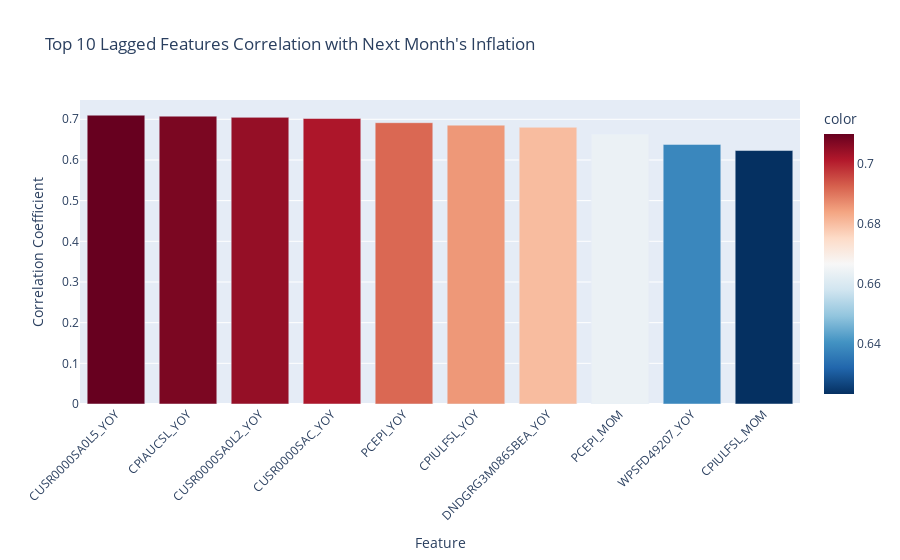

Notebook code cell kept with this figure:
### Code cell
import plotly.express as px

# Get top 10 features
top10_features = corr_df.head(10)["feature"].to_list()
top10_corrs = corr_df.head(10)["correlation"].to_list()

# Create bar chart
fig = px.bar(
    x=top10_features, 
    y=top10_corrs,
    title="Top 10 Lagged Features Correlation with Next Month's Inflation",
    labels={'x': 'Feature', 'y': 'Correlation Coefficient'},
    color=top10_corrs,
    color_continuous_scale=px.colors.diverging.RdBu_r
)

fig.update_layout(xaxis_tickangle=-45)
fig.show()

### Figure 1 — Plotly figure (JSON) as saved in the notebook; plotly's stock layout.template omitted (floating-point values rounded to 4 significant figures)
{"data": [{"alignmentgroup": "True", "hovertemplate": "Feature=%{x}<br>Correlation Coefficient=%{y}<br>color=%{marker.color}<extra></extra>", "legendgroup": "", "marker": {"color": [0.7101, 0.7077, 0.7048, 0.702, 0.6917, 0.6857, 0.6804, 0.6639, 0.6382, 0.6232], "coloraxis": "coloraxis", "pattern": {"shape": ""}}, "name": "", "offsetgroup": "", "orientation": "v", "showlegend": false, "textposition": "auto", "type": "bar", "x": ["CUSR0000SA0L5_YOY", "CPIAUCSL_YOY", "CUSR0000SA0L2_YOY", "CUSR0000SAC_YOY", "PCEPI_YOY", "CPIULFSL_YOY", "DNDGRG3M086SBEA_YOY", "PCEPI_MOM", "WPSFD49207_YOY", "CPIULFSL_MOM"], "xaxis": "x", "y": [0.7101, 0.7077, 0.7048, 0.702, 0.6917, 0.6857, 0.6804, 0.6639, 0.6382, 0.6232], "yaxis": "y"}], "layout": {"barmode": "relative", "coloraxis": {"colorbar": {"title": {"text": "color"}}, "colorscale": [[0, "rgb(5,48,97)"], [0.1, "rgb(33,102,172)"], [0.2, "rgb(67,147,195)"], [0.3, "rgb(146,197,222)"], [0.4, "rgb(209,229,240)"], [0.5, "rgb(247,247,247)"], [0.6, "rgb(253,219,199)"], [0.7, "rgb(244,165,130)"], [0.8, "rgb(214,96,77)"], [0.9, "rgb(178,24,43)"], [1, "rgb(103,0,31)"]]}, "legend": {"tracegroupgap": 0}, "title": {"text": "Top 10 Lagged Features Correlation with Next Month's Inflation"}, "xaxis": {"anchor": "y", "domain": [0, 1], "tickangle": -45, "title": {"text": "Feature"}}, "yaxis": {"anchor": "x", "domain": [0, 1], "title": {"text": "Correlation Coefficient"}}}}
